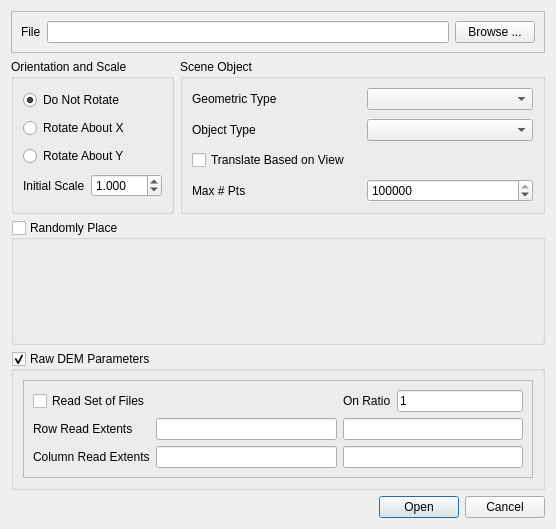
<?xml version="1.0" encoding="UTF-8"?>
<ui version="4.0">
 <class>qtCMBSceneObjectImport</class>
 <widget class="QDialog" name="qtCMBSceneObjectImport">
  <property name="windowModality">
   <enum>Qt::ApplicationModal</enum>
  </property>
  <property name="geometry">
   <rect>
    <x>0</x>
    <y>0</y>
    <width>556</width>
    <height>529</height>
   </rect>
  </property>
  <property name="sizePolicy">
   <sizepolicy hsizetype="Preferred" vsizetype="Fixed">
    <horstretch>0</horstretch>
    <verstretch>0</verstretch>
   </sizepolicy>
  </property>
  <property name="windowTitle">
   <string>Object Import Dialog</string>
  </property>
  <layout class="QGridLayout" name="gridLayout_3">
   <item row="0" column="0" colspan="2">
    <widget class="QFrame" name="frame">
     <property name="sizePolicy">
      <sizepolicy hsizetype="Preferred" vsizetype="Fixed">
       <horstretch>0</horstretch>
       <verstretch>0</verstretch>
      </sizepolicy>
     </property>
     <property name="frameShape">
      <enum>QFrame::StyledPanel</enum>
     </property>
     <property name="frameShadow">
      <enum>QFrame::Raised</enum>
     </property>
     <layout class="QHBoxLayout">
      <item>
       <widget class="QLabel" name="label">
        <property name="text">
         <string>File</string>
        </property>
       </widget>
      </item>
      <item>
       <widget class="QLineEdit" name="FileNameText"/>
      </item>
      <item>
       <widget class="QPushButton" name="FileBrowserButton">
        <property name="text">
         <string>Browse ...</string>
        </property>
       </widget>
      </item>
     </layout>
    </widget>
   </item>
   <item row="1" column="0">
    <widget class="QGroupBox" name="groupBox">
     <property name="title">
      <string>Orientation and Scale</string>
     </property>
     <layout class="QVBoxLayout">
      <item>
       <widget class="QRadioButton" name="DoNotRotate">
        <property name="text">
         <string>Do Not Rotate</string>
        </property>
        <property name="checked">
         <bool>true</bool>
        </property>
       </widget>
      </item>
      <item>
       <widget class="QRadioButton" name="RotateX">
        <property name="text">
         <string>Rotate About X</string>
        </property>
       </widget>
      </item>
      <item>
       <widget class="QRadioButton" name="RotateY">
        <property name="text">
         <string>Rotate About Y</string>
        </property>
       </widget>
      </item>
      <item>
       <layout class="QHBoxLayout">
        <item>
         <widget class="QLabel" name="label_5">
          <property name="text">
           <string>Initial Scale</string>
          </property>
         </widget>
        </item>
        <item>
         <widget class="QDoubleSpinBox" name="InitialScale">
          <property name="decimals">
           <number>3</number>
          </property>
          <property name="minimum">
           <double>0.001000000000000</double>
          </property>
          <property name="maximum">
           <double>100.000000000000000</double>
          </property>
          <property name="value">
           <double>1.000000000000000</double>
          </property>
         </widget>
        </item>
       </layout>
      </item>
     </layout>
    </widget>
   </item>
   <item row="1" column="1">
    <widget class="QGroupBox" name="groupBox_Object">
     <property name="sizePolicy">
      <sizepolicy hsizetype="Preferred" vsizetype="Fixed">
       <horstretch>0</horstretch>
       <verstretch>0</verstretch>
      </sizepolicy>
     </property>
     <property name="title">
      <string>Scene Object</string>
     </property>
     <layout class="QGridLayout">
      <property name="spacing">
       <number>9</number>
      </property>
      <item row="1" column="0">
       <widget class="QLabel" name="label_2">
        <property name="text">
         <string>Object Type</string>
        </property>
       </widget>
      </item>
      <item row="1" column="1">
       <widget class="QComboBox" name="ObjectTypes"/>
      </item>
      <item row="4" column="0">
       <widget class="QLabel" name="maxPtsLabel">
        <property name="text">
         <string>Max # Pts</string>
        </property>
       </widget>
      </item>
      <item row="4" column="1">
       <widget class="QSpinBox" name="maxNumberOfLIDARPoints">
        <property name="minimum">
         <number>10000</number>
        </property>
        <property name="maximum">
         <number>100000000</number>
        </property>
        <property name="singleStep">
         <number>50000</number>
        </property>
        <property name="value">
         <number>1000000</number>
        </property>
       </widget>
      </item>
      <item row="2" column="0" colspan="2">
       <widget class="QCheckBox" name="translateBasedOnView">
        <property name="text">
         <string>Translate Based on View</string>
        </property>
       </widget>
      </item>
      <item row="0" column="1">
       <widget class="QComboBox" name="GeometricTypes"/>
      </item>
      <item row="0" column="0">
       <widget class="QLabel" name="label_3">
        <property name="text">
         <string>Geometric Type</string>
        </property>
       </widget>
      </item>
     </layout>
    </widget>
   </item>
   <item row="2" column="0" colspan="2">
    <widget class="QGroupBox" name="RandomPlacement">
     <property name="enabled">
      <bool>true</bool>
     </property>
     <property name="title">
      <string>Randomly Place</string>
     </property>
     <property name="checkable">
      <bool>true</bool>
     </property>
     <property name="checked">
      <bool>false</bool>
     </property>
     <layout class="QGridLayout">
      <property name="margin">
       <number>0</number>
      </property>
      <property name="spacing">
       <number>0</number>
      </property>
      <item row="0" column="0">
       <layout class="QGridLayout"/>
      </item>
     </layout>
    </widget>
   </item>
   <item row="3" column="0" colspan="2">
    <widget class="QGroupBox" name="rawDEMParameters">
     <property name="enabled">
      <bool>true</bool>
     </property>
     <property name="sizePolicy">
      <sizepolicy hsizetype="Preferred" vsizetype="Minimum">
       <horstretch>0</horstretch>
       <verstretch>0</verstretch>
      </sizepolicy>
     </property>
     <property name="title">
      <string>Raw DEM Parameters</string>
     </property>
     <property name="checkable">
      <bool>true</bool>
     </property>
     <property name="checked">
      <bool>true</bool>
     </property>
     <layout class="QGridLayout" name="gridLayout_4">
      <item row="0" column="0">
       <widget class="QFrame" name="frame_rawDEM">
        <property name="enabled">
         <bool>true</bool>
        </property>
        <property name="frameShape">
         <enum>QFrame::StyledPanel</enum>
        </property>
        <property name="frameShadow">
         <enum>QFrame::Raised</enum>
        </property>
        <layout class="QGridLayout" name="gridLayout_2">
         <item row="0" column="0">
          <widget class="QCheckBox" name="readSetCheckBox">
           <property name="text">
            <string>Read Set of Files</string>
           </property>
          </widget>
         </item>
         <item row="0" column="2">
          <layout class="QHBoxLayout" name="horizontalLayout">
           <item>
            <widget class="QLabel" name="label_4">
             <property name="text">
              <string>On Ratio</string>
             </property>
            </widget>
           </item>
           <item>
            <widget class="QLineEdit" name="onRatio">
             <property name="text">
              <string>1</string>
             </property>
            </widget>
           </item>
          </layout>
         </item>
         <item row="1" column="0" colspan="3">
          <layout class="QGridLayout">
           <item row="0" column="0">
            <widget class="QLabel" name="label_6">
             <property name="text">
              <string>Row Read Extents</string>
             </property>
            </widget>
           </item>
           <item row="0" column="1">
            <widget class="QLineEdit" name="minRowExtent"/>
           </item>
           <item row="0" column="2">
            <widget class="QLineEdit" name="maxRowExtent"/>
           </item>
           <item row="1" column="0">
            <widget class="QLabel" name="label_7">
             <property name="text">
              <string>Column Read Extents</string>
             </property>
            </widget>
           </item>
           <item row="1" column="1">
            <widget class="QLineEdit" name="minColumnExtent"/>
           </item>
           <item row="1" column="2">
            <widget class="QLineEdit" name="maxColumnExtent"/>
           </item>
          </layout>
         </item>
         <item row="0" column="1">
          <spacer name="horizontalSpacer">
           <property name="orientation">
            <enum>Qt::Horizontal</enum>
           </property>
           <property name="sizeHint" stdset="0">
            <size>
             <width>40</width>
             <height>20</height>
            </size>
           </property>
          </spacer>
         </item>
        </layout>
       </widget>
      </item>
     </layout>
    </widget>
   </item>
   <item row="4" column="1">
    <widget class="QDialogButtonBox" name="buttonBox">
     <property name="orientation">
      <enum>Qt::Horizontal</enum>
     </property>
     <property name="standardButtons">
      <set>QDialogButtonBox::Cancel|QDialogButtonBox::Open</set>
     </property>
    </widget>
   </item>
  </layout>
 </widget>
 <resources/>
 <connections>
  <connection>
   <sender>buttonBox</sender>
   <signal>accepted()</signal>
   <receiver>qtCMBSceneObjectImport</receiver>
   <slot>accept()</slot>
   <hints>
    <hint type="sourcelabel">
     <x>549</x>
     <y>524</y>
    </hint>
    <hint type="destinationlabel">
     <x>157</x>
     <y>274</y>
    </hint>
   </hints>
  </connection>
  <connection>
   <sender>buttonBox</sender>
   <signal>rejected()</signal>
   <receiver>qtCMBSceneObjectImport</receiver>
   <slot>reject()</slot>
   <hints>
    <hint type="sourcelabel">
     <x>549</x>
     <y>524</y>
    </hint>
    <hint type="destinationlabel">
     <x>286</x>
     <y>274</y>
    </hint>
   </hints>
  </connection>
 </connections>
</ui>
